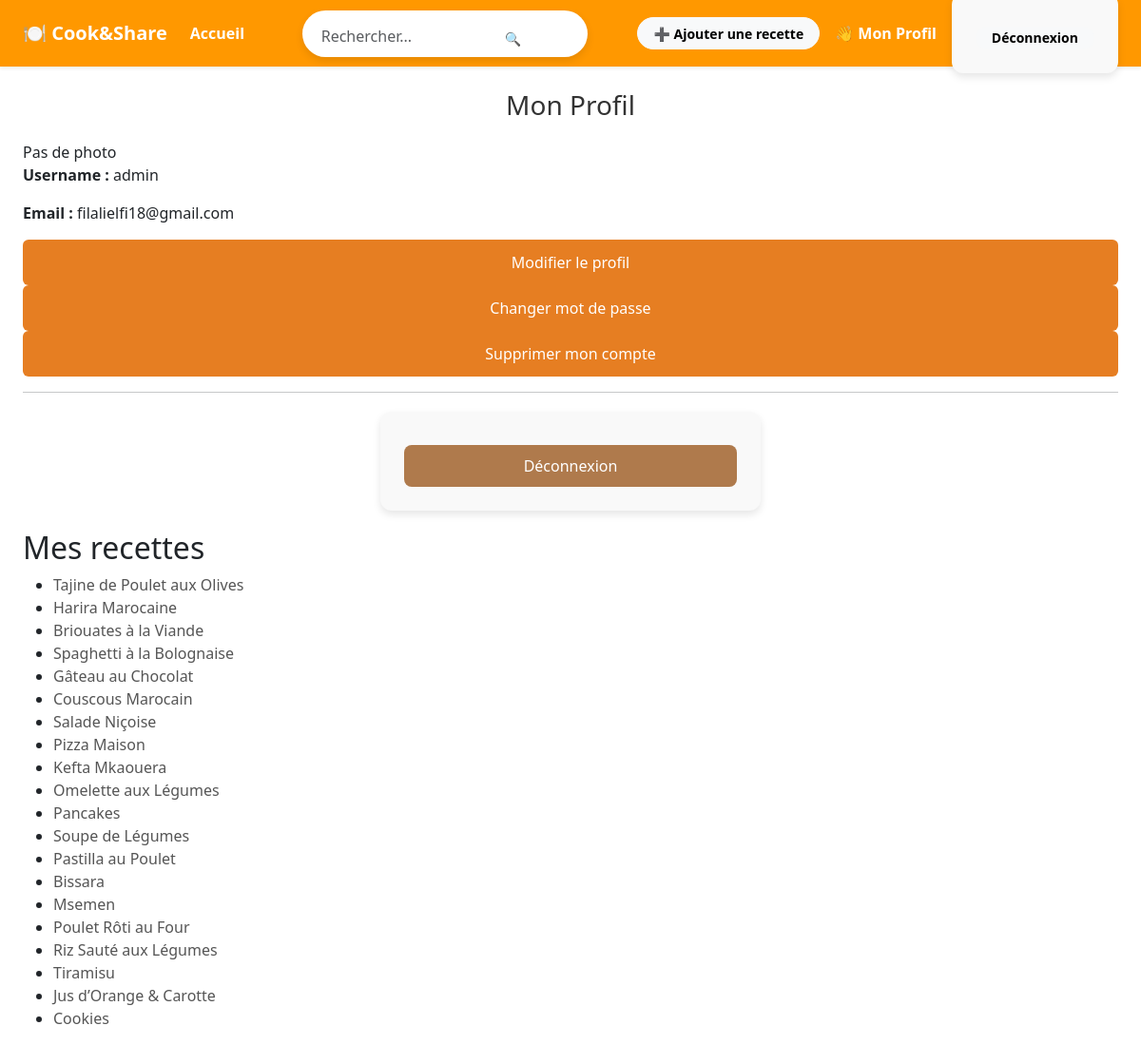
The page /users/profile/ (signed in) on the database its author committed.
### recipes/models.py (models this page shows, shortened)
class Recipe(models.Model):
    title = models.CharField(max_length=200)
    ingredients = models.TextField()
    instructions = models.TextField()
    image = models.ImageField(upload_to='recipes/', blank=True, null=True)
    author = models.ForeignKey(User, on_delete=models.CASCADE)
    created_at = models.DateTimeField(auto_now_add=True)

### users/views.py (the view)
# urls.py: path('profile/', views.profile, name='profile'),
@login_required
def profile(request):
    recipes = Recipe.objects.filter(author=request.user)
    return render(request, 'users/profile.html', {
        'recipes': recipes
    })

### templates/users/profile.html (shortened to what this page needs)
{% extends 'base.html' %}
{% block content %}
<h1> Mon Profil</h1>
{% if user.profile.image %}
    <img src="{{ user.profile.image.url }}" class="profile-image" style="width: 150px;
            height: 150px;
            border-radius: 50%;
            object-fit: cover;
            border: 3px solid #e0e0e0;
            margin-bottom: 20px;
            background-color: #ddd;">
{% else %}
    <div >
        <span>Pas de photo</span>
    </div>
{% endif %}
<p><strong>Username :</strong> {{ user.username }}</p>
<p><strong>Email :</strong> {{ user.email }}</p>
<div class="profile-actions">
    <a href="{% url 'edit_profile' %}">
        <button type="button">Modifier le profil</button>
    </a>
    <a href="{% url 'password_change' %}">
    <button type="button">Changer mot de passe</button>
     </a>
    <a href="{% url 'delete_account' %}">
        <button type="button" class="danger">
            Supprimer mon compte
        </button>
    </a>
</div>
<hr>
<div class="logout-section">
    <form action="{% url 'logout' %}" method="post">
        <button type="submit" class="logout">
            Déconnexion
        </button>
    </form>
</div>
<h2>Mes recettes</h2>
{% if recipes %}
    <ul>
        {% for recipe in recipes %}
            <li>
                <a href="{% url 'recipe_detail' recipe.id %}">
                    {{ recipe.title }}
                </a>
            </li>
        {% endfor %}
    </ul>
{% else %}
    <p>Aucune recette pour le moment.</p>
{% endif %}
{% endblock %}

### templates/base.html (shortened to what this page needs)
{% load static %}
<!DOCTYPE html>
<html lang="fr">
<head>
    <link href="https://cdn.jsdelivr.net/npm/bootstrap@5.3.2/dist/css/bootstrap.min.css" rel="stylesheet">
    <link rel="stylesheet" href="{% static 'css/style.css' %}">
</head>
<body>
<nav class="navbar navbar-expand-lg shadow-sm px-4" style="background:#ff9800;">
    <a class="navbar-brand fw-bold text-white" href="/">🍽️ Cook&Share</a>
    <div class="d-flex align-items-center w-100 justify-content-between">
        <ul class="navbar-nav">
            <li class="nav-item">
                <a class="nav-link text-white fw-semibold" href="/">Accueil</a>
            </li>
        </ul>
        <form class="d-flex bg-white rounded-pill px-2 py-1"
              method="get"
              action="{% url 'search_recipes' %}"
              style="width:300px;">
            <input class="form-control border-0 shadow-none"
                   name="q"
                   placeholder="Rechercher...">
            <button class="btn btn-sm">🔍</button>
        </form>
        <div class="d-flex align-items-center gap-3">
            {% if user.is_authenticated %}
               <a href="{% url 'add_recipe' %}"
                  class="btn btn-light btn-sm rounded-pill fw-bold px-3 d-flex align-items-center gap-1"
                   style="height:34px; color:#000 !important;">
                    ➕ Ajouter une recette
                </a>
                <a class="text-white fw-semibold text-decoration-none"
                   href="{% url 'profile' %}">
                    👋 Mon Profil
                </a>
                <form method="post" action="{% url 'logout' %}" class="d-inline m-0">
                    <button type="submit"
                            class="btn btn-light btn-sm rounded-pill fw-semibold px-3"
                            style="line-height:1;">
                        Déconnexion
                    </button>
                </form>
            {% endif %}
        </div>
    </div>
</nav>
<div class="mt-4 px-4">
    {% block content %}{% endblock %}
</div>
</body>
</html>

### recipes/static/css/style.css (style rules this page uses)
body { background-color: #f8f9fa; font-family: 'Segoe UI', Tahoma, sans-serif; }
body { background-color: #f6f6f6; font-family: 'Segoe UI', Tahoma, sans-serif; }
.navbar { background: linear-gradient(90deg, #ff9800, #ffb74d); }
.navbar a { color: white !important; font-weight: 500; }
body { background: #f4f4f4; font-family: Arial, sans-serif; }
body { background: #f3f3f3; font-family: Arial, sans-serif; }
body { background: linear-gradient(135deg, #ff9800, #ff5722); min-height: 100vh; }
body { background: #fff; }
.navbar, .header, .search-section { background: #fff !important; color: #000; }
body { background-color: white !important; }
body { background: #f5f5f5; }
.navbar-brand, .navbar .nav-link { color: white !important; font-weight: 500; }
body { background-color: #f5f5f5; font-family: 'Segoe UI', sans-serif; }
header, .navbar { background-color: #ff9800; padding: 15px 30px; }
header a, .navbar a, header i { color: white; }
.navbar { background: linear-gradient(90deg, #ff9800, #ffb347); padding: 15px 40px; }
.navbar .btn { border-radius: 50px; font-weight: 500; }
.navbar { background: linear-gradient(90deg, #ff9800, #ffb74d); box-shadow: 0 4px 10px rgba(0,0,0,0.1); }
.navbar .nav-link, .navbar .navbar-brand { color: white !important; font-weight: 600; }
.navbar .btn { border-radius: 20px; font-weight: 600; }
.navbar { background-color: #ff9800 !important; height: 70px; }
.navbar { display: flex; justify-content: space-between; align-items: center; background: #ff9800; padding: 12px 30px; }
* { box-sizing: border-box; font-family: "Segoe UI", Tahoma, sans-serif; }
body { margin: 0; background: #f5f6fa; }
h1 { text-align: center; color: #e67e22; margin-bottom: 30px; }
button, input[type="submit"] { width: 100%; background: #e67e22; color: #fff; border: none; padding: 12px; font-size: 16px; border-radius: 6px; cursor: pointer; transition: background 0.3s ease; }
form { max-width: 400px; margin: 20px auto; padding: 25px; background-color: #f9f9f9; border-radius: 12px; box-shadow: 0 4px 8px rgba(0,0,0,0.1); }
form input { width: 100%; padding: 10px 12px; margin-top: 5px; border: 1px solid #ccc; border-radius: 8px; font-size: 14px; }
form button { background-color: #af7a4c; color: white; padding: 10px 18px; border: none; border-radius: 8px; cursor: pointer; font-size: 16px; margin-top: 10px; transition: background-color 0.3s ease; }
a { color: #555; text-decoration: none; font-weight: 500; }
h1 { text-align: center; margin-bottom: 20px; font-size: 28px; color: #333; }
input { border-radius: 12px; padding: 8px 12px; }

### rows shown on the page
Recipe: title "Tajine de Poulet aux Olives"
Recipe: title "Harira Marocaine"
Recipe: title "Briouates à la Viande"
Recipe: title "Spaghetti à la Bolognaise"
Recipe: title "Gâteau au Chocolat"
Recipe: title "Couscous Marocain"
Recipe: title "Salade Niçoise"
Recipe: title "Pizza Maison"
Recipe: title "Kefta Mkaouera"
Recipe: title "Omelette aux Légumes"
Recipe: title "Pancakes"
Recipe: title "Soupe de Légumes"
Recipe: title "Pastilla au Poulet"
Recipe: title "Bissara"
Recipe: title "Msemen"
Recipe: title "Poulet Rôti au Four"
Recipe: title "Riz Sauté aux Légumes"
Recipe: title "Tiramisu"
Recipe: title "Jus d’Orange & Carotte"
Recipe: title "Cookies"

### other values the page prints
{{ user.username }} "admin"
{{ user.email }} "filalielfi18@gmail.com"
